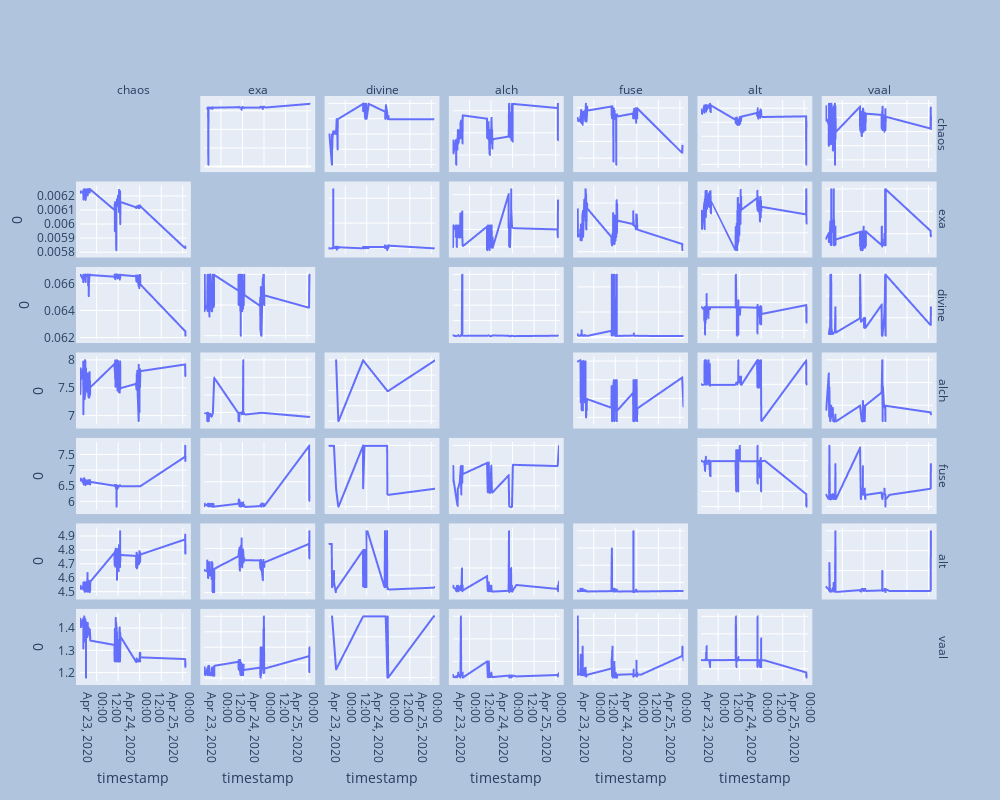

The notebook cell this image was saved under:
### Code cell
currencies = [
        "chaos",
        "exa",
        'divine',
        'alch',
        'fuse',
        'alt',
        # 'regal',
        'vaal'
    ]
import plotly.express as px
_timeline= timeline.reset_index().sort_values(['pay_currency','get_currency'])
fig = px.line(_timeline, x="timestamp", y=0, facet_row="pay_currency", facet_col="get_currency",
             category_orders={"pay_currency": currencies ,"get_currency":currencies})
fig.update_yaxes(matches=None)
fig.for_each_annotation(lambda a: a.update(text=a.text.split("=")[-1]))
fig.update_layout(
    autosize=False,
    width=1000,
    height=800,
    margin=dict(
        l=50,
        r=50,
        b=100,
        t=100,
        pad=4
    ),
    paper_bgcolor="LightSteelBlue",
)
fig.show()
